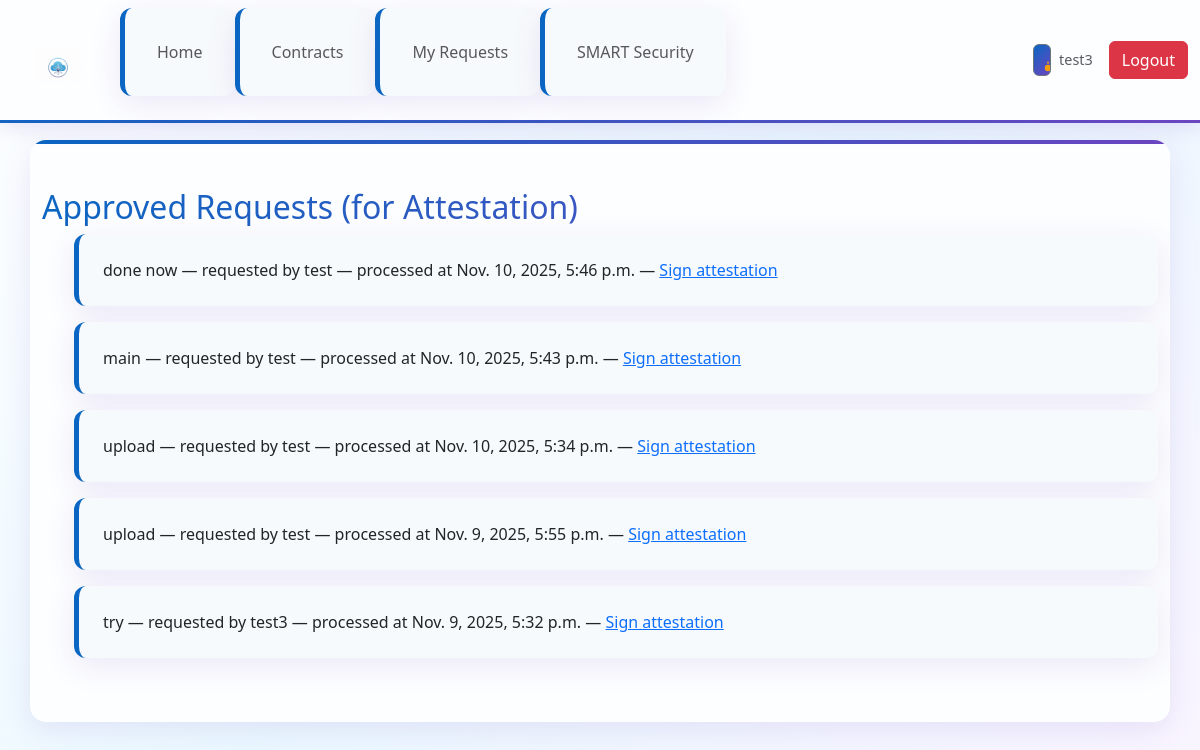
Before: /oracle/ (signed in) with the older database file.
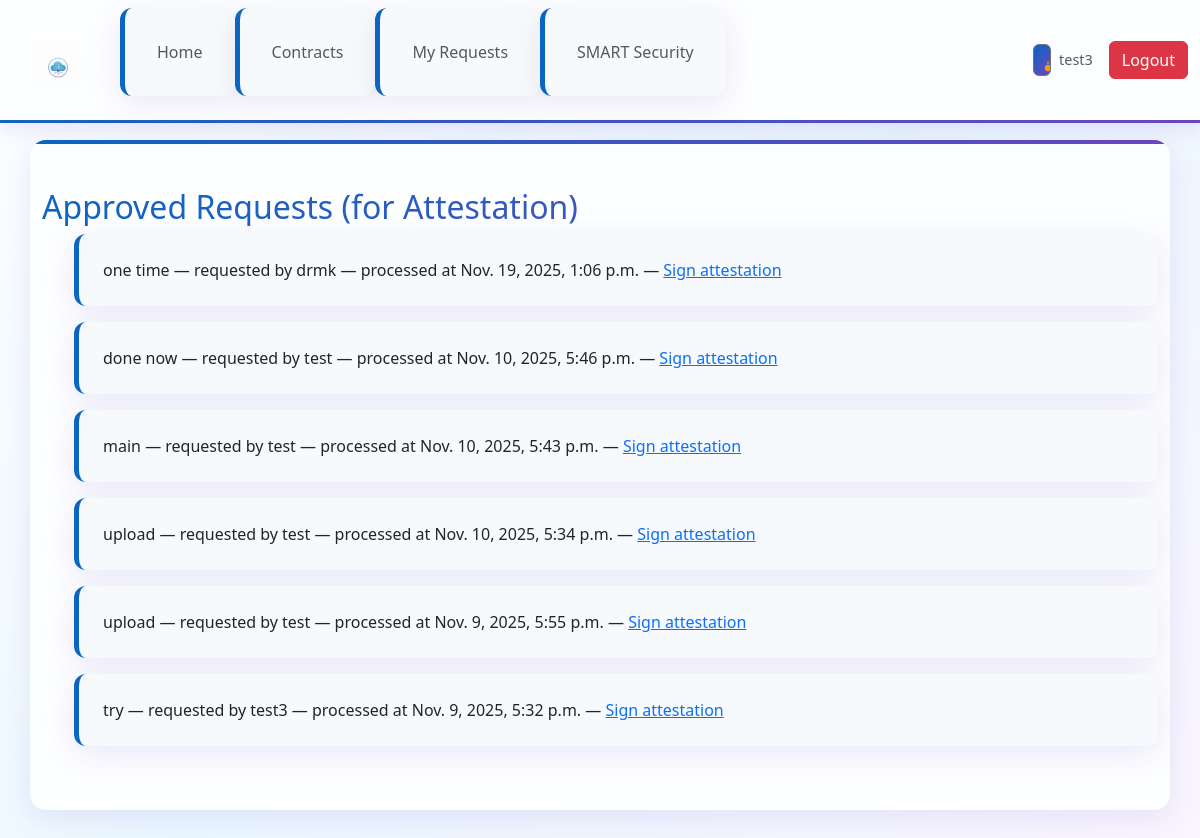
After: the same page with the newer database file.
### requests_app/models.py (models this page shows, shortened)
class DataAccessRequest(models.Model):
    STATUS_CHOICES = (('PENDING','Pending'),('APPROVED','Approved'),('DENIED','Denied'))
    id = models.AutoField(primary_key=True)
    contract = models.ForeignKey(Contract, on_delete=models.CASCADE, related_name='access_requests')
    requester = models.ForeignKey(settings.AUTH_USER_MODEL, on_delete=models.CASCADE, related_name='requests')
    reason = models.TextField(blank=True)
    status = models.CharField(max_length=20, choices=STATUS_CHOICES, default='PENDING')
    created_at = models.DateTimeField(auto_now_add=True)
    processed_at = models.DateTimeField(null=True, blank=True)

### contracts/models.py (models this page shows, shortened)
class Contract(models.Model):
    STATUS_CHOICES = (
        ('DRAFT', 'Draft'),
        ('PENDING_CONFIRMATION', 'Pending Confirmation'),
        ('ACTIVE', 'Active'),
        ('ARCHIVED', 'Archived'),
    )
    VISIBILITY_CHOICES = (
        ('PUBLIC', 'Public'),
        ('PRIVATE', 'Private'),
    )
    id = models.AutoField(primary_key=True)
    owner = models.ForeignKey(settings.AUTH_USER_MODEL, on_delete=models.CASCADE, related_name='contracts')
    title = models.CharField(max_length=255)
    description = models.TextField(blank=True)
    policy = models.JSONField(default=dict, blank=True)
    owner_accepted = models.BooleanField(default=False)
    second_party = models.ForeignKey(settings.AUTH_USER_MODEL, on_delete=models.SET_NULL, null=True, blank=True, related_name='received_contracts')
    second_party_accepted = models.BooleanField(default=False)
    visibility = models.CharField(max_length=20, choices=VISIBILITY_CHOICES, default='PUBLIC')
    allowed_companies = models.ManyToManyField('users.UserProfile', blank=True, related_name='allowed_contracts', help_text="Companies allowed to view this private contract")
    status = models.CharField(max_length=20, choices=STATUS_CHOICES, default='DRAFT')
    created_at = models.DateTimeField(auto_now_add=True)
    updated_at = models.DateTimeField(auto_now=True)
    class Meta:
        ordering = ('-created_at',)

### oracle/views.py (the view)
# urls.py: path('', views.list_pending_for_oracle, name='pending'),
@login_required
def list_pending_for_oracle(request):
    qs = DataAccessRequest.objects.filter(status='APPROVED').order_by('-processed_at')[:50]
    return render(request, 'oracle/pending_list.html', {'requests': qs})

### templates/oracle/pending_list.html
{% extends 'base.html' %}
{% block content %}
<h2>Approved Requests (for Attestation)</h2>
<ul>
{% for r in requests %}
  <li>{{ r.contract.title }} — requested by {{ r.requester.get_username }} — processed at {{ r.processed_at }}
    — <a href="{% url 'oracle:sign' r.id %}">Sign attestation</a>
  </li>
{% empty %}
  <li>No approved requests yet</li>
{% endfor %}
</ul>
{% endblock %}

Changed rows visible on the page:
added DataAccessRequest: contract "one time", requester.get_username "drmk", processed_at "Nov. 19, 2025, 1:06 p.m."
